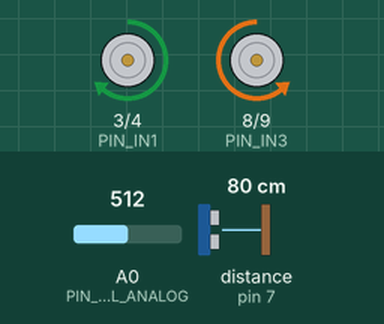
This program was run on a simulated Teensy 4. On the bench: motor-driver pin pairs drawn as motors (green arrow = first pin HIGH = forward, orange = second pin HIGH = backward, longer = more drive, scaled by the enable pin). Wiring (inferred from the names in the program): ultrasonic range finder: trigger pin 6; echo pin 7. The inputs (shaded band) are chosen by the test bench; at power-on: distance to the obstacle (sensor on pin 7) 80 cm, A0 (PIN_WINKEL_ANALOG) = 512. The echo pulse lasts 58.3 µs per cm; what the program prints to the serial monitor is not drawn.

Above: at 1.2 s.
1.3 s: distance to the obstacle (sensor on pin 7) set to 7 cm
2.8 s: distance to the obstacle (sensor on pin 7) set to 4 cm
At 3.8 s:
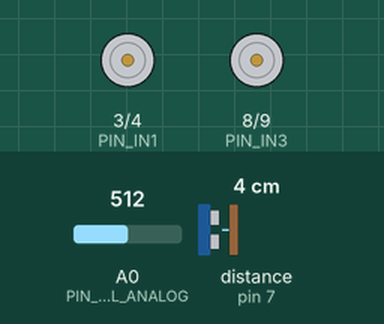
4.3 s: distance to the obstacle (sensor on pin 7) set to 120 cm
At 4.6 s:
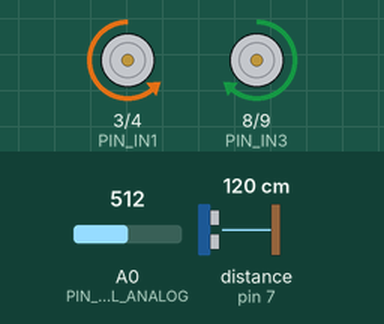
5.8 s: distance to the obstacle (sensor on pin 7) set to 102 cm
7.3 s: distance to the obstacle (sensor on pin 7) set to 95 cm
At 8.3 s:
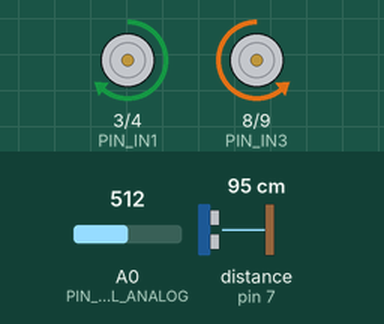
8.8 s: distance to the obstacle (sensor on pin 7) set to 2 cm
At 10.1 s:
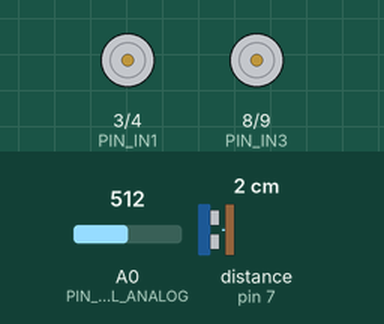
Timing chart, 0 to 11.3 s (numbered marks = the images above; inputs shaded):
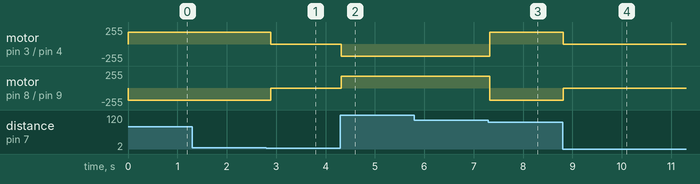

The program:

main.cpp
```cpp
/**
 * main.cpp – Teensy 4.0 Roboter-Steuerung mit LUT
 * =================================================
 * Liest Winkel und Abstand vom Sensor, schlägt die optimale Fahrtrichtung
 * in der vorberechneten Lookup-Tabelle (robot_lut.h) nach und gibt die
 * Motorsteuerung aus.
 *
 * Hardware-Voraussetzungen (Beispiel-Verdrahtung, bitte anpassen):
 *   - Entfernungssensor (z. B. HC-SR04 oder VL53L0X) → Pin TRIG/ECHO
 *   - Kompass / IMU (z. B. BNO055 via I²C) → liefert absoluten Winkel
 *   - Motortreiber (z. B. L298N oder DRV8833)
 *     · Motor A: ENA, IN1, IN2
 *     · Motor B: ENB, IN3, IN4
 *
 * Kompilieren & Flashen:
 *   pio run --target upload
 */

#include <Arduino.h>
#include "robot_lut.h"   // <── generiert mit generate_lut.py

// ─── Hardware-Pins (bitte auf eigene Verdrahtung anpassen) ───────────────────
// Ultraschall-Sensor HC-SR04
static constexpr uint8_t PIN_TRIG = 6;
static constexpr uint8_t PIN_ECHO = 7;

// Kompass / Winkel-Eingang (analoges Beispiel; bei digitalem Sensor anpassen)
// Hier wird ein einfaches Poti-Beispiel gezeigt – im echten Einsatz
// durch IMU-Bibliothek ersetzen (z. B. Adafruit_BNO055).
static constexpr uint8_t PIN_WINKEL_ANALOG = A0;

// Motortreiber (z. B. L298N)
static constexpr uint8_t PIN_ENA = 2;
static constexpr uint8_t PIN_IN1 = 3;
static constexpr uint8_t PIN_IN2 = 4;
static constexpr uint8_t PIN_ENB = 5;
static constexpr uint8_t PIN_IN3 = 8;
static constexpr uint8_t PIN_IN4 = 9;

// PWM-Grundgeschwindigkeit (0–255)
static constexpr uint8_t BASIS_SPEED = 180;

// ─── Sensor-Hilfsfunktionen ──────────────────────────────────────────────────

/**
 * Misst den Abstand in cm mit einem HC-SR04 Ultraschall-Sensor.
 * Gibt 0 zurück, wenn kein Echo empfangen wurde.
 */
int messeAbstandCm() {
  digitalWrite(PIN_TRIG, LOW);
  delayMicroseconds(2);
  digitalWrite(PIN_TRIG, HIGH);
  delayMicroseconds(10);
  digitalWrite(PIN_TRIG, LOW);

  long dauer = pulseIn(PIN_ECHO, HIGH, 25000UL);  // Timeout 25 ms
  if (dauer == 0) return LUT_ABSTAND_MAX;          // kein Echo → Maximalwert

  int abstand = (int)(dauer * 0.01715f);           // cm = µs × (34300 cm/s / 2 / 1e6)
  if (abstand < LUT_ABSTAND_MIN) abstand = LUT_ABSTAND_MIN;
  if (abstand > LUT_ABSTAND_MAX) abstand = LUT_ABSTAND_MAX;
  return abstand;
}

/**
 * Liest den relativen Winkel zum Ziel (0–359°).
 *
 * Im echten Einsatz: Winkel von IMU/Kompass lesen und mit der Zielrichtung
 * verrechnen.  Diese Demo liest ein Analogpoti (A0) als Platzhalter.
 */
int leseWinkelDeg() {
  int rohwert  = analogRead(PIN_WINKEL_ANALOG);    // 0–1023
  int winkelDeg = (int)((rohwert / 1023.0f) * 359.0f);
  return winkelDeg;
}

// ─── Motor-Hilfsfunktionen ───────────────────────────────────────────────────

/** Fährt vorwärts. */
void vorwaerts() {
  analogWrite(PIN_ENA, BASIS_SPEED);
  analogWrite(PIN_ENB, BASIS_SPEED);
  digitalWrite(PIN_IN1, HIGH);
  digitalWrite(PIN_IN2, LOW);
  digitalWrite(PIN_IN3, HIGH);
  digitalWrite(PIN_IN4, LOW);
}

/** Dreht nach links (auf der Stelle). */
void dreheLinks() {
  analogWrite(PIN_ENA, BASIS_SPEED);
  analogWrite(PIN_ENB, BASIS_SPEED);
  digitalWrite(PIN_IN1, LOW);
  digitalWrite(PIN_IN2, HIGH);
  digitalWrite(PIN_IN3, HIGH);
  digitalWrite(PIN_IN4, LOW);
}

/** Dreht nach rechts (auf der Stelle). */
void dreheRechts() {
  analogWrite(PIN_ENA, BASIS_SPEED);
  analogWrite(PIN_ENB, BASIS_SPEED);
  digitalWrite(PIN_IN1, HIGH);
  digitalWrite(PIN_IN2, LOW);
  digitalWrite(PIN_IN3, LOW);
  digitalWrite(PIN_IN4, HIGH);
}

/** Hält an. */
void stop() {
  analogWrite(PIN_ENA, 0);
  analogWrite(PIN_ENB, 0);
  digitalWrite(PIN_IN1, LOW);
  digitalWrite(PIN_IN2, LOW);
  digitalWrite(PIN_IN3, LOW);
  digitalWrite(PIN_IN4, LOW);
}

/**
 * Führt den aus der LUT ermittelten Aktionsindex aus.
 *
 * Konvention (passend zum Training):
 *   Aktion  0              → Vorwärts (0°)
 *   Aktion 1–44  (1–176°)  → Links drehen
 *   Aktion 45              → Rückwärts (180°)
 *   Aktion 46–89 (184–356°)→ Rechts drehen (=kleiner Linkswinkel von der anderen Seite)
 *
 * Im echten Fahrzeug sollte hier ein PID-Regler oder eine Kurvenfahrt
 * implementiert werden.  Diese Demo zeigt nur Vorwärts / Links / Rechts.
 */
void fuehreAktionAus(uint8_t aktion) {
  float grad = robot_aktion_zu_winkel(aktion);

  if (grad < 10.0f || grad > 350.0f) {
    // Fast geradeaus → vorwärts
    vorwaerts();
  } else if (grad <= 180.0f) {
    // Linkskurve
    dreheLinks();
  } else {
    // Rechtskurve
    dreheRechts();
  }
}

// ─── Setup ───────────────────────────────────────────────────────────────────
void setup() {
  Serial.begin(115200);
  while (!Serial && millis() < 3000) {}  // Warte max 3 s auf seriellen Monitor

  Serial.println(F("Roboter LUT-Steuerung startet..."));
  Serial.print(F("LUT-Eintraege: "));
  Serial.println(LUT_GESAMT);
  Serial.print(F("Aktionen     : 0–"));
  Serial.println(LUT_AKTIONEN - 1);
  Serial.print(F("Winkel/Aktion: "));
  Serial.print(LUT_WINKEL_SCHRITT);
  Serial.println(F("°"));

  // Pins konfigurieren
  pinMode(PIN_TRIG, OUTPUT);
  pinMode(PIN_ECHO, INPUT);
  pinMode(PIN_WINKEL_ANALOG, INPUT);

  pinMode(PIN_ENA, OUTPUT);
  pinMode(PIN_IN1, OUTPUT);
  pinMode(PIN_IN2, OUTPUT);
  pinMode(PIN_ENB, OUTPUT);
  pinMode(PIN_IN3, OUTPUT);
  pinMode(PIN_IN4, OUTPUT);

  stop();
  Serial.println(F("Bereit."));
}

// ─── Hauptschleife ────────────────────────────────────────────────────────────
void loop() {
  // 1. Sensordaten lesen
  int abstandCm = messeAbstandCm();
  int winkelDeg = leseWinkelDeg();

  // 2. LUT-Lookup  (O(1), kein Netzwerk zur Laufzeit nötig!)
  uint8_t aktion = robot_lut_lookup(winkelDeg, abstandCm);
  float   grad   = robot_aktion_zu_winkel(aktion);

  // 3. Debug-Ausgabe
  Serial.print(F("Winkel="));   Serial.print(winkelDeg);
  Serial.print(F("°  Abst="));  Serial.print(abstandCm);
  Serial.print(F("cm  Akt="));  Serial.print(aktion);
  Serial.print(F("  →"));       Serial.print(grad, 1);
  Serial.println(F("°"));

  // 4. Motor-Steuerung ausführen
  if (abstandCm <= 5) {
    // Zu nah → anhalten
    stop();
    Serial.println(F("STOP – Ziel erreicht oder Hindernis!"));
  } else {
    fuehreAktionAus(aktion);
  }

  delay(100);  // 10 Hz Regelschleife
}
```

Source omitted: robot_lut.h (data table, 279976 bytes)

Measured:
- the behaviour switches between 6 and 5 cm on distance to the obstacle (sensor on pin 7) (found by bisection; images 0 and 1)
- the behaviour switches between 99 and 98 cm on distance to the obstacle (sensor on pin 7) (found by bisection; images 2 and 3)
- after the input at 1.3 s, every drawn part: stays the same
- after the input at 2.8 s, motor on pin 3 (PIN_IN1) / pin 4 (PIN_IN2): forward 180/255 → stopped after 0.09 s; motor on pin 8 (PIN_IN3) / pin 9 (PIN_IN4): backward 180/255 → stopped after 0.09 s
- after the input at 4.3 s, motor on pin 3 (PIN_IN1) / pin 4 (PIN_IN2): stopped → backward 180/255 at once; motor on pin 8 (PIN_IN3) / pin 9 (PIN_IN4): stopped → forward 180/255 at once
- after the input at 5.8 s, every drawn part: stays the same
- after the input at 7.3 s, motor on pin 3 (PIN_IN1) / pin 4 (PIN_IN2): backward 180/255 → forward 180/255 at once; motor on pin 8 (PIN_IN3) / pin 9 (PIN_IN4): forward 180/255 → backward 180/255 at once
- after the input at 8.8 s, motor on pin 3 (PIN_IN1) / pin 4 (PIN_IN2): forward 180/255 → stopped at once; motor on pin 8 (PIN_IN3) / pin 9 (PIN_IN4): backward 180/255 → stopped at once
